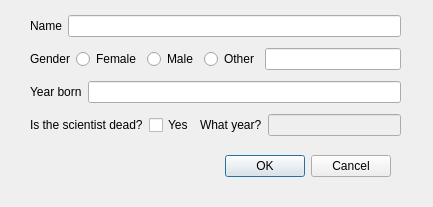
<?xml version="1.0" encoding="UTF-8"?>
<ui version="4.0">
 <class>editscientistsdialog</class>
 <widget class="QDialog" name="editscientistsdialog">
  <property name="geometry">
   <rect>
    <x>0</x>
    <y>0</y>
    <width>433</width>
    <height>207</height>
   </rect>
  </property>
  <property name="windowTitle">
   <string>Edit scientist</string>
  </property>
  <property name="windowIcon">
   <iconset resource="resources.qrc">
    <normaloff>:/icons/Images/edit.png</normaloff>:/icons/Images/edit.png</iconset>
  </property>
  <widget class="QDialogButtonBox" name="buttonBox">
   <property name="geometry">
    <rect>
     <x>50</x>
     <y>150</y>
     <width>341</width>
     <height>32</height>
    </rect>
   </property>
   <property name="orientation">
    <enum>Qt::Horizontal</enum>
   </property>
   <property name="standardButtons">
    <set>QDialogButtonBox::Cancel|QDialogButtonBox::Ok</set>
   </property>
  </widget>
  <widget class="QWidget" name="verticalLayoutWidget">
   <property name="geometry">
    <rect>
     <x>30</x>
     <y>10</y>
     <width>371</width>
     <height>131</height>
    </rect>
   </property>
   <layout class="QVBoxLayout" name="verticalLayout">
    <item>
     <layout class="QHBoxLayout" name="horizontalLayout_2">
      <item>
       <widget class="QLabel" name="name">
        <property name="text">
         <string>Name</string>
        </property>
       </widget>
      </item>
      <item>
       <widget class="QLineEdit" name="editName"/>
      </item>
     </layout>
    </item>
    <item>
     <layout class="QHBoxLayout" name="horizontalLayout_3">
      <item>
       <widget class="QLabel" name="label">
        <property name="text">
         <string>Gender</string>
        </property>
       </widget>
      </item>
      <item>
       <widget class="QRadioButton" name="editFemale">
        <property name="text">
         <string>Female</string>
        </property>
       </widget>
      </item>
      <item>
       <widget class="QRadioButton" name="editMale">
        <property name="text">
         <string>Male</string>
        </property>
       </widget>
      </item>
      <item>
       <widget class="QRadioButton" name="editOther">
        <property name="text">
         <string>Other</string>
        </property>
       </widget>
      </item>
      <item>
       <widget class="QLineEdit" name="editGender"/>
      </item>
     </layout>
    </item>
    <item>
     <layout class="QHBoxLayout" name="horizontalLayout_4">
      <item>
       <widget class="QLabel" name="label_2">
        <property name="text">
         <string>Year born</string>
        </property>
       </widget>
      </item>
      <item>
       <widget class="QLineEdit" name="editBorn"/>
      </item>
     </layout>
    </item>
    <item>
     <layout class="QHBoxLayout" name="horizontalLayout_5">
      <item>
       <widget class="QLabel" name="label_3">
        <property name="text">
         <string>Is the scientist dead?</string>
        </property>
       </widget>
      </item>
      <item>
       <widget class="QCheckBox" name="clickDeadYes">
        <property name="text">
         <string>Yes</string>
        </property>
       </widget>
      </item>
      <item>
       <widget class="QLabel" name="label_4">
        <property name="text">
         <string>What year?</string>
        </property>
       </widget>
      </item>
      <item>
       <widget class="QLineEdit" name="editDeath">
        <property name="enabled">
         <bool>false</bool>
        </property>
       </widget>
      </item>
     </layout>
    </item>
   </layout>
  </widget>
 </widget>
 <resources>
  <include location="resources.qrc"/>
 </resources>
 <connections>
  <connection>
   <sender>buttonBox</sender>
   <signal>accepted()</signal>
   <receiver>editscientistsdialog</receiver>
   <slot>accept()</slot>
   <hints>
    <hint type="sourcelabel">
     <x>248</x>
     <y>254</y>
    </hint>
    <hint type="destinationlabel">
     <x>157</x>
     <y>274</y>
    </hint>
   </hints>
  </connection>
  <connection>
   <sender>buttonBox</sender>
   <signal>rejected()</signal>
   <receiver>editscientistsdialog</receiver>
   <slot>reject()</slot>
   <hints>
    <hint type="sourcelabel">
     <x>316</x>
     <y>260</y>
    </hint>
    <hint type="destinationlabel">
     <x>286</x>
     <y>274</y>
    </hint>
   </hints>
  </connection>
 </connections>
</ui>
